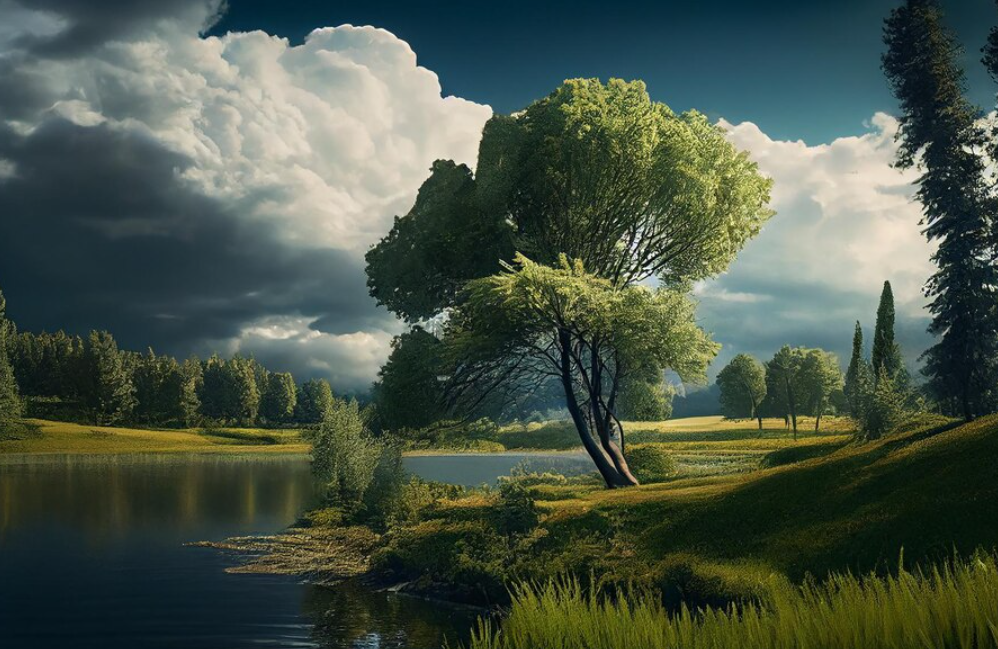
#> input picture image/nature.png, 998 x 649 px
$ jupyter execute '01 Read a image.ipynb'
#> lines starting #> are read from the running program, lines starting #| are printed output that depends on the picture; after the words box and inside, x2 and y2 are one past the last pixel; in counts of white or black regions, pixels touching at a corner belong together
# 01 Input a image and show using python

[cell 1]
import matplotlib.pyplot as plt
import numpy as np

# Read the image
image = plt.imread('image/nature.png')
#> image is the input picture: shape (649, 998, 4) float32; mean R, G, B, A 0.284, 0.333, 0.279, 1
print(image.shape)
#| (649, 998, 4)
gray_image = np.mean(image, axis=-1)
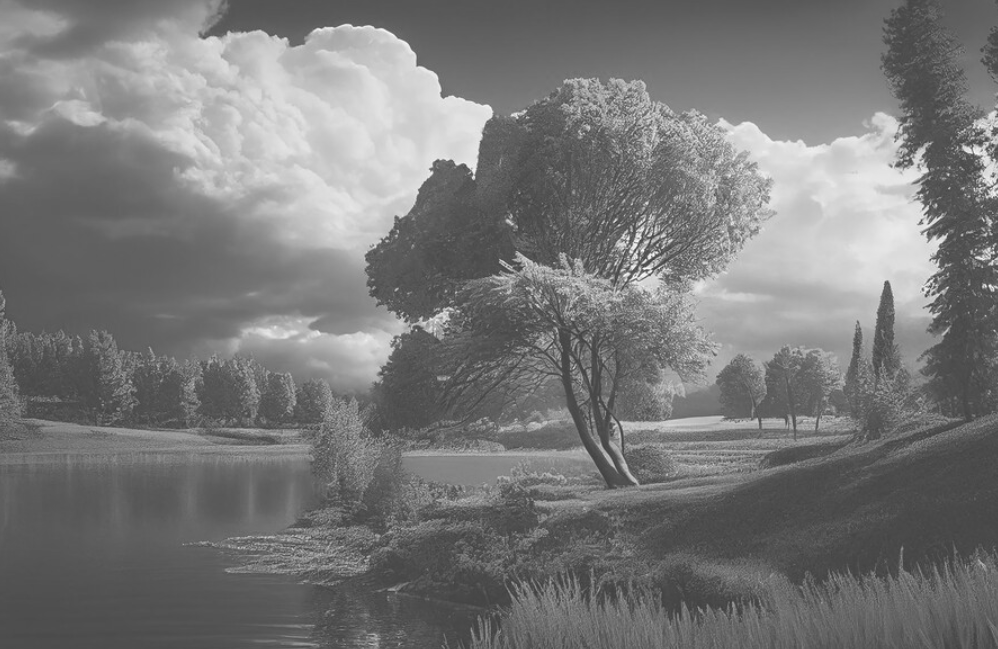
#> gray_image: shape (649, 998) float32; min 0.252, max 0.99, mean 0.474
print(gray_image.shape)
#| (649, 998)

# Display the original and grayscale images

[cell 2]
plt.figure(figsize=(10, 5))

plt.subplot(1, 2, 1)
plt.imshow(image)
plt.title('Original Color Image')

plt.subplot(1, 2, 2)
plt.imshow(gray_image, cmap='gray')
plt.title('Grayscale Image')
plt.show()
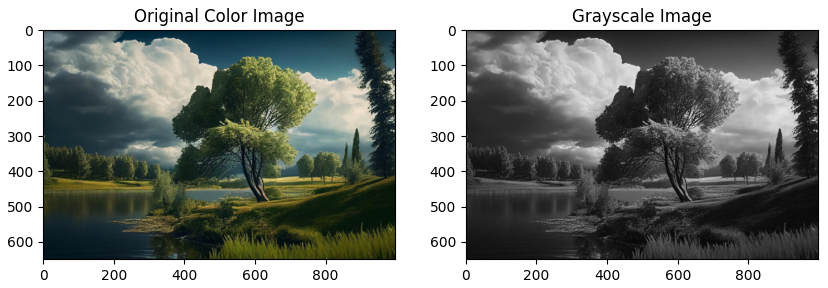
#> figure drawn by matplotlib, 2 panels

[cell 3]
print(gray_image*255)
#> (printed output is left out)

# Make Binary Image

[cell 4]
height, width = gray_image.shape
#> height = 649; width = 998
threshold = 100
binary_image = np.zeros((int(height), int(width)), dtype=np.uint8)
for i in range(0, height):
    for j in range(0, width):
        if (gray_image[i][j]*255)>=threshold :
            binary_image[i][j] = 1
        else:
            binary_image[i][j] = 0
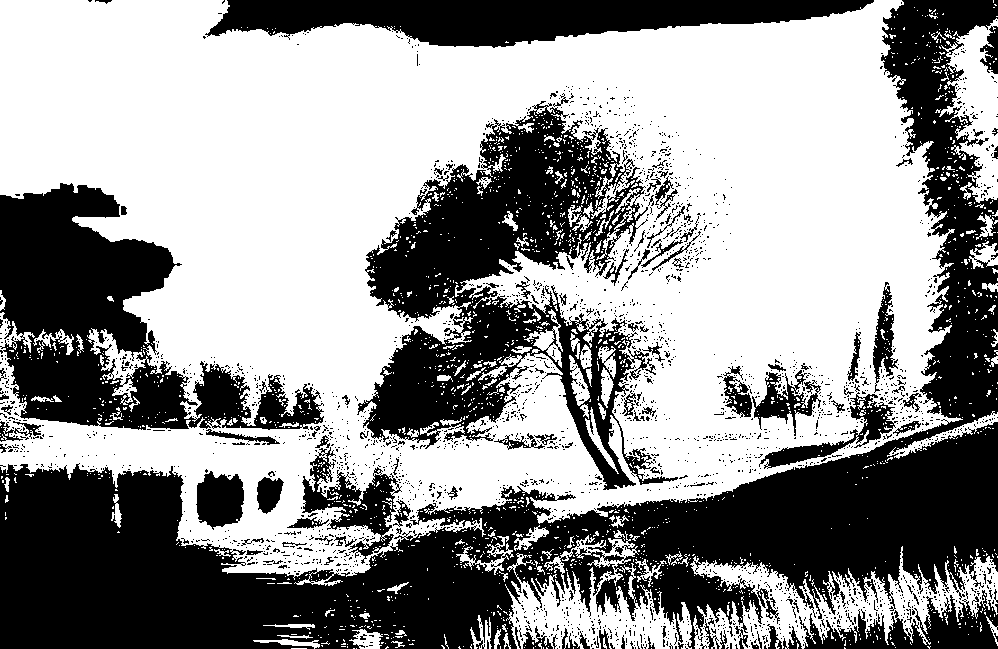
#> binary_image: shape (649, 998); values 0 (black) and 1 (white), 57.8% white; 2471 black regions (2351 under 20 px), largest, box (x1, y1, x2, y2) and area: (0, 0, 998, 649) 138289, (357, 101, 678, 490) 47893, (0, 183, 324, 430) 35236
print(binary_image)
#> (printed output is left out)

# Show the binary Image

[cell 5]
# Display the original and grayscale images
plt.figure(figsize=(10, 5))

plt.subplot(1, 2, 1)
plt.imshow(image)
plt.title('Original Color Image')

plt.subplot(1, 2, 2)
plt.imshow(binary_image, cmap='gray')
plt.title('Grayscale Image with threshold : '+str(threshold))
plt.show()
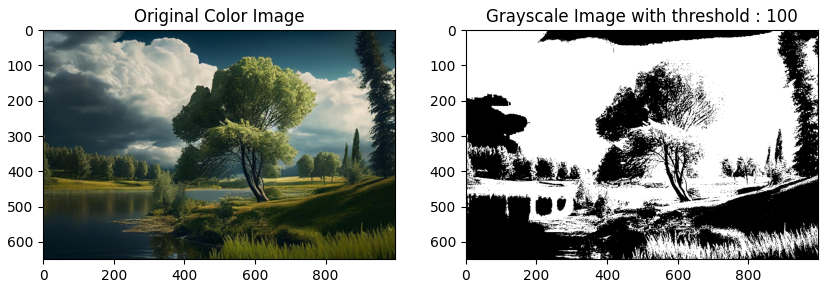
#> figure drawn by matplotlib, 2 panels

Grey Scale Image Square border

[cell 6]
import cv2
import numpy as np

# Read the image
image = cv2.imread('image/output.png')
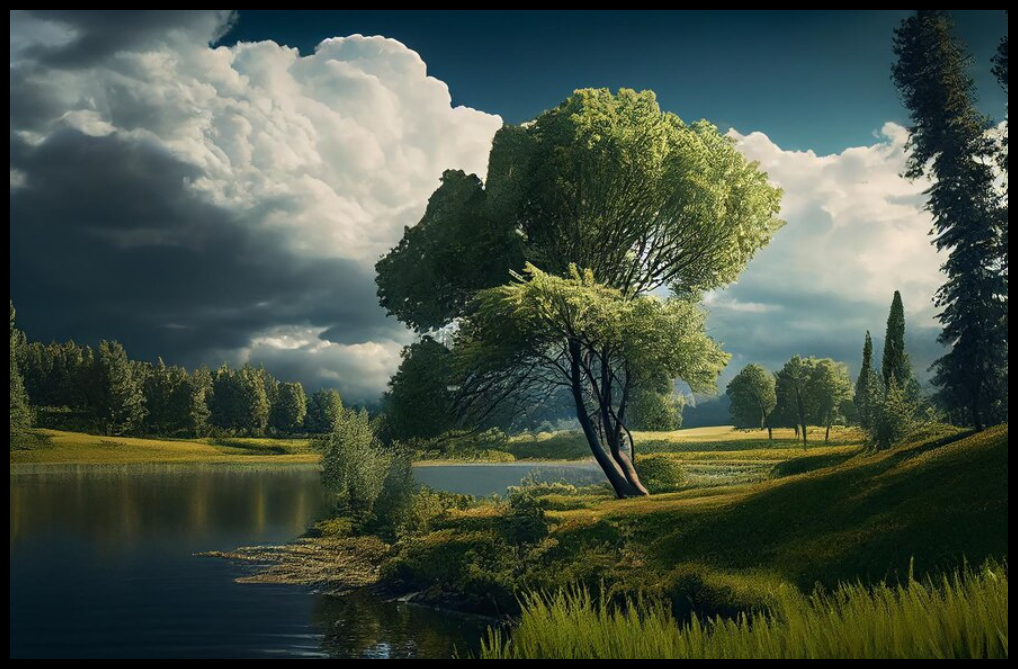
#> input picture image/output.png, 1018 x 669 px
#> image is the input picture: shape (669, 1018, 3); mean B, G, R 67.5, 80.5, 68.8

height = 500
width = 500

bordered_image = np.zeros((height,width), dtype=np.uint8)
print(bordered_image.shape)
bordered_image[250][250]=255
print(bordered_image[0][0])

border = 10

for i in range(height):
    for j in range(width):
        # condigiton for square border
        if(i<border or i>(height-border) or j<border or j>(width-border)):
            bordered_image[i][j] = 155

# Display the image
cv2.imshow('Image', bordered_image)
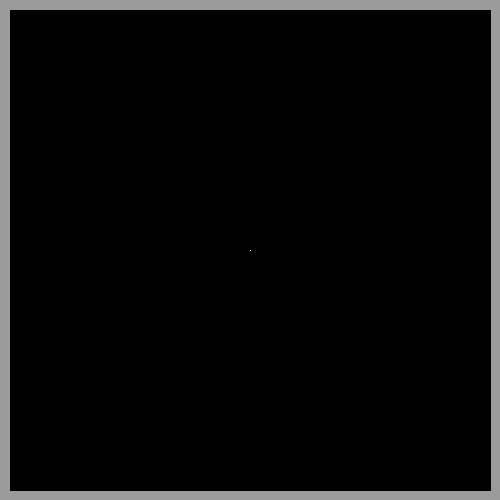
#> window 'Image': shape (500, 500); min 0, max 255, mean 11.6

# Wait for a key event and close the window
cv2.waitKey(0)
cv2.destroyAllWindows()

# 03 Change the diagonal value or Grey Scale image drow a cross

[cell 7]
import cv2
import numpy as np
import random

# Read the image
image = cv2.imread('image/output.png')

height = 500
width = 500

bordered_image = np.zeros((height,width), dtype=np.uint8)

bordered_image[0][0]=255

for i in range(height):
    for j in range(width):

        if(i==j or i==(width-j)):
            bordered_image[i][j] = (127*(j/width) * 127*(i/height) / 3)%256

# Display the image
cv2.imshow('Image', bordered_image)
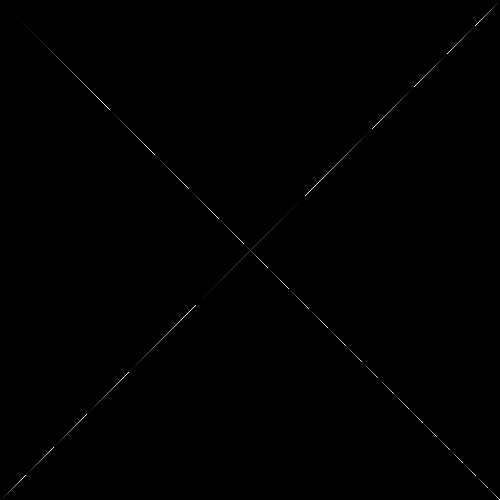
#> window 'Image': shape (500, 500); min 0, max 255, mean 0.5

# Wait for a key event and close the window
cv2.waitKey(0)
cv2.destroyAllWindows()
